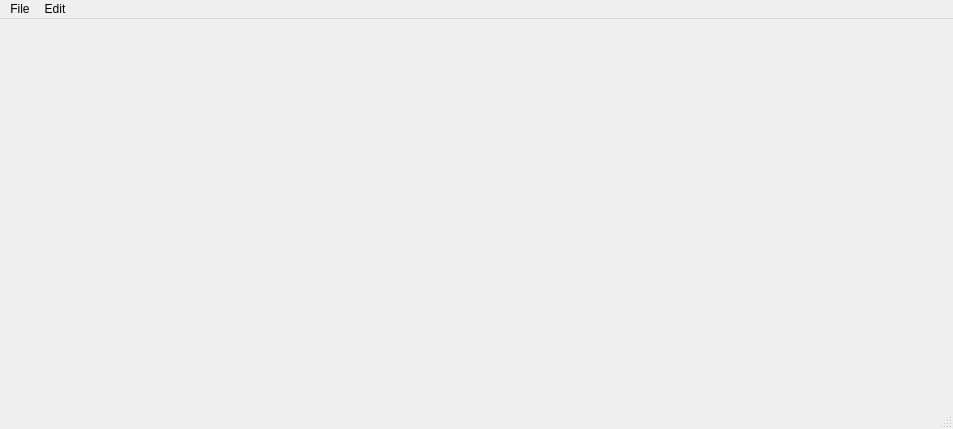
<?xml version="1.0" encoding="UTF-8"?>
<ui version="4.0">
 <class>MainWindow</class>
 <widget class="QMainWindow" name="MainWindow">
  <property name="geometry">
   <rect>
    <x>0</x>
    <y>0</y>
    <width>953</width>
    <height>429</height>
   </rect>
  </property>
  <property name="windowTitle">
   <string>MainWindow</string>
  </property>
  <widget class="ClipScreen" name="centralwidget"/>
  <widget class="QMenuBar" name="menubar">
   <property name="geometry">
    <rect>
     <x>0</x>
     <y>0</y>
     <width>953</width>
     <height>20</height>
    </rect>
   </property>
   <widget class="QMenu" name="menuFile">
    <property name="title">
     <string>File</string>
    </property>
   </widget>
   <widget class="QMenu" name="menuEdit">
    <property name="title">
     <string>Edit</string>
    </property>
   </widget>
   <addaction name="menuFile"/>
   <addaction name="menuEdit"/>
  </widget>
  <widget class="QStatusBar" name="statusbar"/>
 </widget>
 <customwidgets>
  <customwidget>
   <class>ClipScreen</class>
   <extends>QWidget</extends>
   <header>modules/ClipScreen/ClipScreen.h</header>
   <container>1</container>
  </customwidget>
 </customwidgets>
 <resources/>
 <connections/>
</ui>
